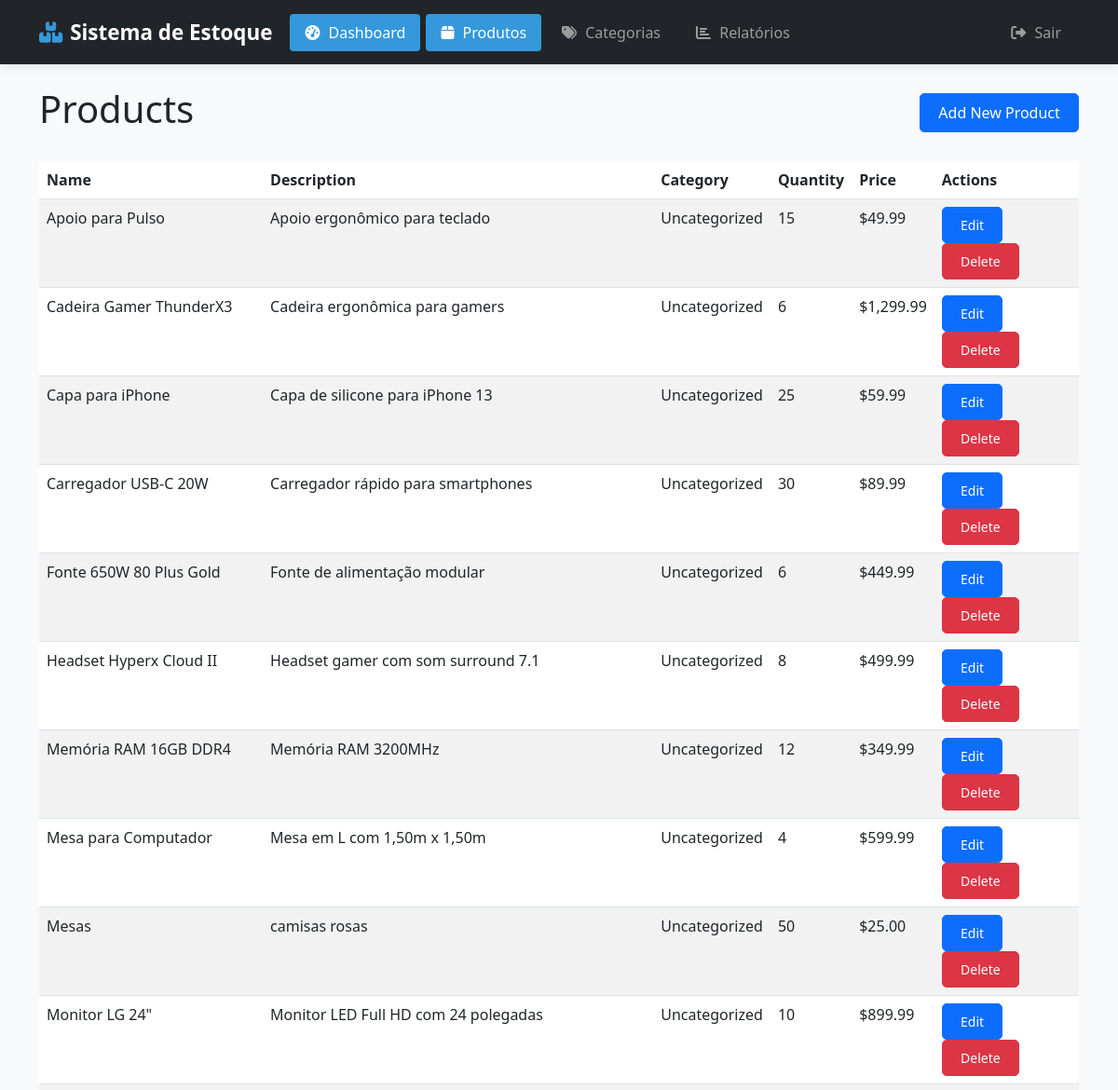
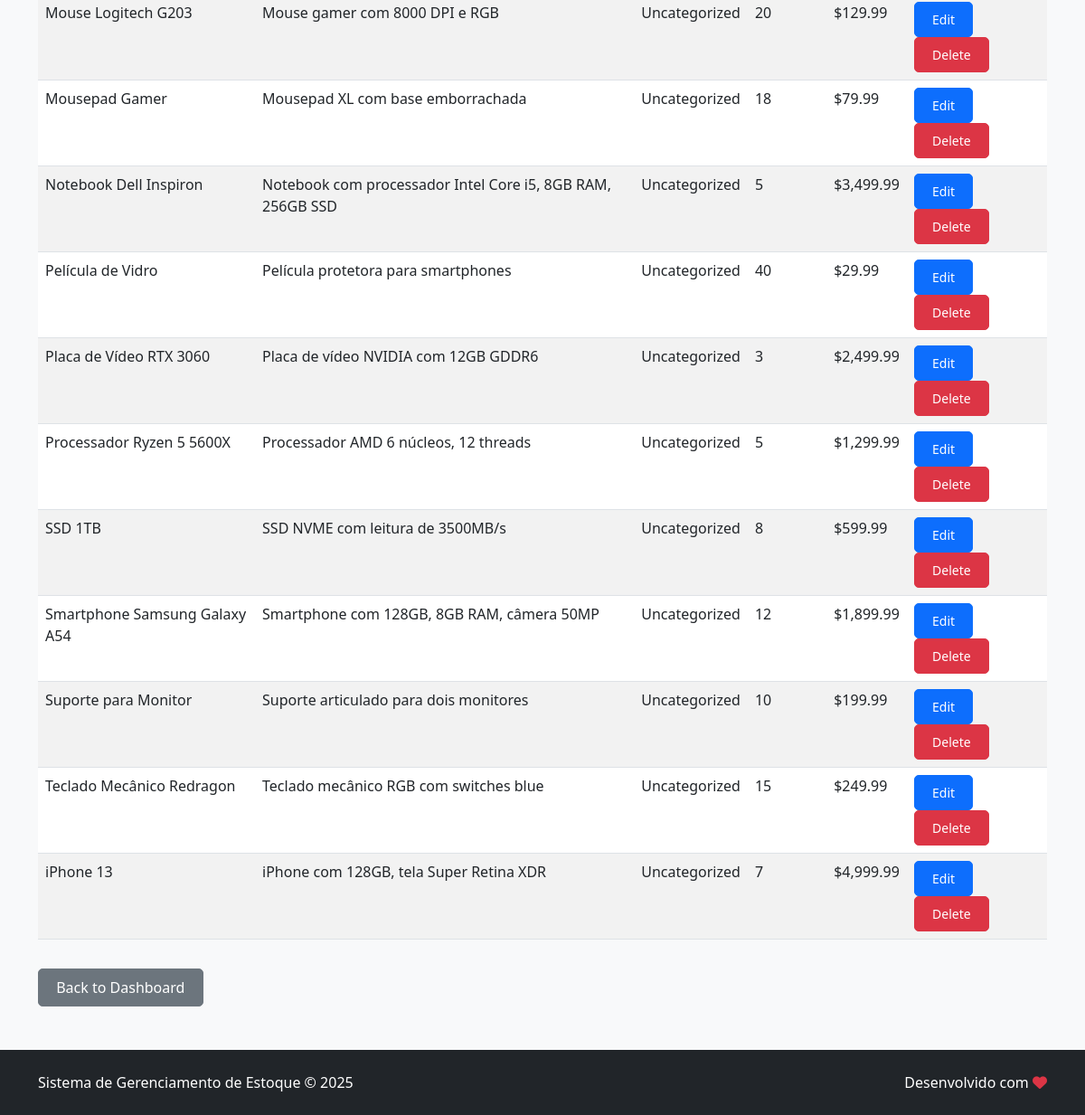
The page /products/index.php (signed in) on the database its author committed (2 pictures, top to bottom).
### tables this page shows
CREATE TABLE produtos (
        id INTEGER PRIMARY KEY AUTOINCREMENT,
        nome TEXT NOT NULL,
        descricao TEXT,
        quantidade INTEGER NOT NULL,
        preco REAL NOT NULL,
        categoria_id INTEGER,
        user_id INTEGER NOT NULL,
        created_at DATETIME DEFAULT CURRENT_TIMESTAMP,
        FOREIGN KEY (user_id) REFERENCES users(id)
    );

### products/index.php (the view, shortened to what this page needs)
<?php
require_once '../config/database.php';
$user_id = $_SESSION['user_id'];
try {
    $stmt = $conn->prepare("
        SELECT id, nome, descricao, quantidade, preco
        FROM produtos
        WHERE user_id = :user_id
        ORDER BY nome
    ");
    $stmt->bindParam(':user_id', $user_id);
    $stmt->execute();
    $products = $stmt->fetchAll(PDO::FETCH_ASSOC);
    $product_categories = [];
    foreach ($products as $product) {
        $cat_stmt = $conn->prepare("
            SELECT c.nome
            FROM categorias c
            JOIN produto_categorias pc ON c.id = pc.categoria_id
            WHERE pc.produto_id = :produto_id
        ");
        $cat_stmt->bindParam(':produto_id', $product['id']);
        $cat_stmt->execute();
        $categories = $cat_stmt->fetchAll(PDO::FETCH_COLUMN);
        $product_categories[$product['id']] = !empty($categories) ? implode(', ', $categories) : 'Uncategorized';
    }
} catch (PDOException $e) {
    $error = "Error loading products: " . $e->getMessage();
}
include_once '../includes/header.php';
?>
<div class="container mt-4">
    <div class="d-flex justify-content-between align-items-center mb-4">
        <h1>Products</h1>
        <a href="add.php" class="btn btn-primary">Add New Product</a>
    </div>
    <?php if (empty($products)): ?>
        <div class="alert alert-info">No products found. Add your first product!</div>
    <?php else: ?>
        <div class="table-responsive">
            <table class="table table-striped table-hover">
                <thead>
                    <tr>
                        <th>Name</th>
                        <th>Description</th>
                        <th>Category</th>
                        <th>Quantity</th>
                        <th>Price</th>
                        <th>Actions</th>
                    </tr>
                </thead>
                <tbody>
                    <?php foreach ($products as $product): ?>
                        <tr>
                            <td><?php echo htmlspecialchars($product['nome'] ?? ''); ?></td>
                            <td><?php echo htmlspecialchars($product['descricao'] ?? ''); ?></td>
                            <td><?php echo htmlspecialchars($product_categories[$product['id']] ?? 'Uncategorized'); ?></td>
                            <td><?php echo $product['quantidade']; ?></td>
                            <td>$<?php echo number_format($product['preco'], 2); ?></td>
                            <td>
                                <a href="edit.php?id=<?php echo $product['id']; ?>" class="btn btn-sm btn-primary">Edit</a>
                                <a href="index.php?delete=<?php echo $product['id']; ?>" class="btn btn-sm btn-danger" onclick="return confirm('Are you sure you want to delete this product?')">Delete</a>
                            </td>
                        </tr>
                    <?php endforeach; ?>
                </tbody>
            </table>
        </div>
    <?php endif; ?>
    <div class="mt-3">
        <a href="../index.php" class="btn btn-secondary">Back to Dashboard</a>
    </div>
</div>
<?php
include_once '../includes/footer.php';
?>

### includes/header.php (shortened to what this page needs)
<!DOCTYPE html>
<html lang="pt-br">
<head>
    <link href="https://cdn.jsdelivr.net/npm/bootstrap@5.3.0-alpha1/dist/css/bootstrap.min.css" rel="stylesheet">
    <link rel="stylesheet" href="https://cdnjs.cloudflare.com/ajax/libs/font-awesome/6.4.0/css/all.min.css">
</head>
<body>
    <nav class="navbar navbar-expand-lg navbar-dark bg-dark">
        <div class="container">
            <a class="navbar-brand" href="/index.php"><i class="fas fa-boxes"></i>Sistema de Estoque</a>
            <div class="collapse navbar-collapse" id="navbarNav">
                <ul class="navbar-nav me-auto">
                    <li class="nav-item">
                        <a class="nav-link <?php echo basename($_SERVER['PHP_SELF']) == 'index.php' ? 'active' : ''; ?>" href="/index.php">
                            <i class="fas fa-tachometer-alt"></i> Dashboard
                        </a>
                    </li>
                    <li class="nav-item">
                        <a class="nav-link <?php echo strpos($_SERVER['PHP_SELF'], '/products/') !== false ? 'active' : ''; ?>" href="/products/index.php">
                            <i class="fas fa-box"></i> Produtos
                        </a>
                    </li>
                    <li class="nav-item">
                        <a class="nav-link <?php echo strpos($_SERVER['PHP_SELF'], '/categories/') !== false ? 'active' : ''; ?>" href="/categories/manage.php">
                            <i class="fas fa-tags"></i> Categorias
                        </a>
                    </li>
                    <li class="nav-item">
                        <a class="nav-link <?php echo strpos($_SERVER['PHP_SELF'], '/reports/') !== false ? 'active' : ''; ?>" href="/reports/generate.php">
                            <i class="fas fa-chart-bar"></i> Relatórios
                        </a>
                    </li>
                </ul>
                <ul class="navbar-nav">
                    <?php if(isset($_SESSION['user_name'])): ?>
                    <li class="nav-item dropdown">
                        <a class="nav-link dropdown-toggle" href="#" id="userDropdown" role="button" data-bs-toggle="dropdown" aria-expanded="false">
                            <i class="fas fa-user-circle"></i> <?php echo htmlspecialchars($_SESSION['user_name']); ?>
                        </a>
                        <ul class="dropdown-menu dropdown-menu-end" aria-labelledby="userDropdown">
                            <li><a class="dropdown-item" href="/profile.php"><i class="fas fa-id-card"></i> Perfil</a></li>
                            <li><hr class="dropdown-divider"></li>
                            <li><a class="dropdown-item" href="/logout.php"><i class="fas fa-sign-out-alt"></i> Sair</a></li>
                        </ul>
                    </li>
                    <?php else: ?>
                    <li class="nav-item">
                        <a class="nav-link" href="/logout.php"><i class="fas fa-sign-out-alt"></i> Sair</a>
                    </li>
                    <?php endif; ?>
                </ul>
            </div>
        </div>
    </nav>

### includes/footer.php (shortened to what this page needs)
<div>
    <footer class="bg-dark text-white py-4 mt-5">
        <div class="container">
            <div class="row">
                <div class="col-md-6">
                    <p class="mb-0">Sistema de Gerenciamento de Estoque &copy; <?php echo date('Y'); ?></p>
                </div>
                <div class="col-md-6 text-md-end">
                    <p class="mb-0">Desenvolvido com <i class="fas fa-heart text-danger"></i></p>
                </div>
            </div>
        </div>
    </footer>
</body>
</html>

### includes/header.php (style rules this page uses)
:root { --primary-color: #3498db; --secondary-color: #2c3e50; --accent-color: #e74c3c; --light-bg: #f8f9fa; --dark-bg: #343a40; }
body { font-family: 'Segoe UI', Tahoma, Geneva, Verdana, sans-serif; background-color: var(--light-bg); }
.navbar { box-shadow: 0 2px 10px rgba(0, 0, 0, 0.1); padding: 0.8rem 1rem; }
.navbar-brand { font-weight: 700; font-size: 1.4rem; color: white !important; }
.navbar-brand i { margin-right: 8px; color: var(--primary-color); }
.nav-link { font-weight: 500; padding: 0.5rem 1rem !important; transition: all 0.3s ease; border-radius: 4px; margin: 0 3px; }
.nav-link.active { background-color: var(--primary-color); color: white !important; }
.nav-link i { margin-right: 5px; }
.btn { border-radius: 5px; font-weight: 500; padding: 0.5rem 1.2rem; }

### rows shown on the page
produtos: nome "Apoio para Pulso", descricao "Apoio ergonômico para teclado", id "Uncategorized", quantidade "15", preco "49.99"
produtos: nome "Cadeira Gamer ThunderX3", descricao "Cadeira ergonômica para gamers", id "Uncategorized", quantidade "6", preco "1,299.99"
produtos: nome "Capa para iPhone", descricao "Capa de silicone para iPhone 13", id "Uncategorized", quantidade "25", preco "59.99"
produtos: nome "Carregador USB-C 20W", descricao "Carregador rápido para smartphones", id "Uncategorized", quantidade "30", preco "89.99"
produtos: nome "Fonte 650W 80 Plus Gold", descricao "Fonte de alimentação modular", id "Uncategorized", quantidade "6", preco "449.99"
produtos: nome "Headset Hyperx Cloud II", descricao "Headset gamer com som surround 7.1", id "Uncategorized", quantidade "8", preco "499.99"
produtos: nome "Memória RAM 16GB DDR4", descricao "Memória RAM 3200MHz", id "Uncategorized", quantidade "12", preco "349.99"
produtos: nome "Mesa para Computador", descricao "Mesa em L com 1,50m x 1,50m", id "Uncategorized", quantidade "4", preco "599.99"
produtos: nome "Mesas", descricao "camisas rosas", id "Uncategorized", quantidade "50", preco "25.00"
produtos: nome "Monitor LG 24\"", descricao "Monitor LED Full HD com 24 polegadas", id "Uncategorized", quantidade "10", preco "899.99"
produtos: nome "Mouse Logitech G203", descricao "Mouse gamer com 8000 DPI e RGB", id "Uncategorized", quantidade "20", preco "129.99"
produtos: nome "Mousepad Gamer", descricao "Mousepad XL com base emborrachada", id "Uncategorized", quantidade "18", preco "79.99"
produtos: nome "Notebook Dell Inspiron", descricao "Notebook com processador Intel Core i5, 8GB RAM, 256GB SSD", id "Uncategorized", quantidade "5", preco "3,499.99"
produtos: nome "Película de Vidro", descricao "Película protetora para smartphones", id "Uncategorized", quantidade "40", preco "29.99"
produtos: nome "Placa de Vídeo RTX 3060", descricao "Placa de vídeo NVIDIA com 12GB GDDR6", id "Uncategorized", quantidade "3", preco "2,499.99"
produtos: nome "Processador Ryzen 5 5600X", descricao "Processador AMD 6 núcleos, 12 threads", id "Uncategorized", quantidade "5", preco "1,299.99"
produtos: nome "SSD 1TB", descricao "SSD NVME com leitura de 3500MB/s", id "Uncategorized", quantidade "8", preco "599.99"
produtos: nome "Smartphone Samsung Galaxy A54", descricao "Smartphone com 128GB, 8GB RAM, câmera 50MP", id "Uncategorized", quantidade "12", preco "1,899.99"
produtos: nome "Suporte para Monitor", descricao "Suporte articulado para dois monitores", id "Uncategorized", quantidade "10", preco "199.99"
produtos: nome "Teclado Mecânico Redragon", descricao "Teclado mecânico RGB com switches blue", id "Uncategorized", quantidade "15", preco "249.99"
produtos: nome "iPhone 13", descricao "iPhone com 128GB, tela Super Retina XDR", id "Uncategorized", quantidade "7", preco "4,999.99"
